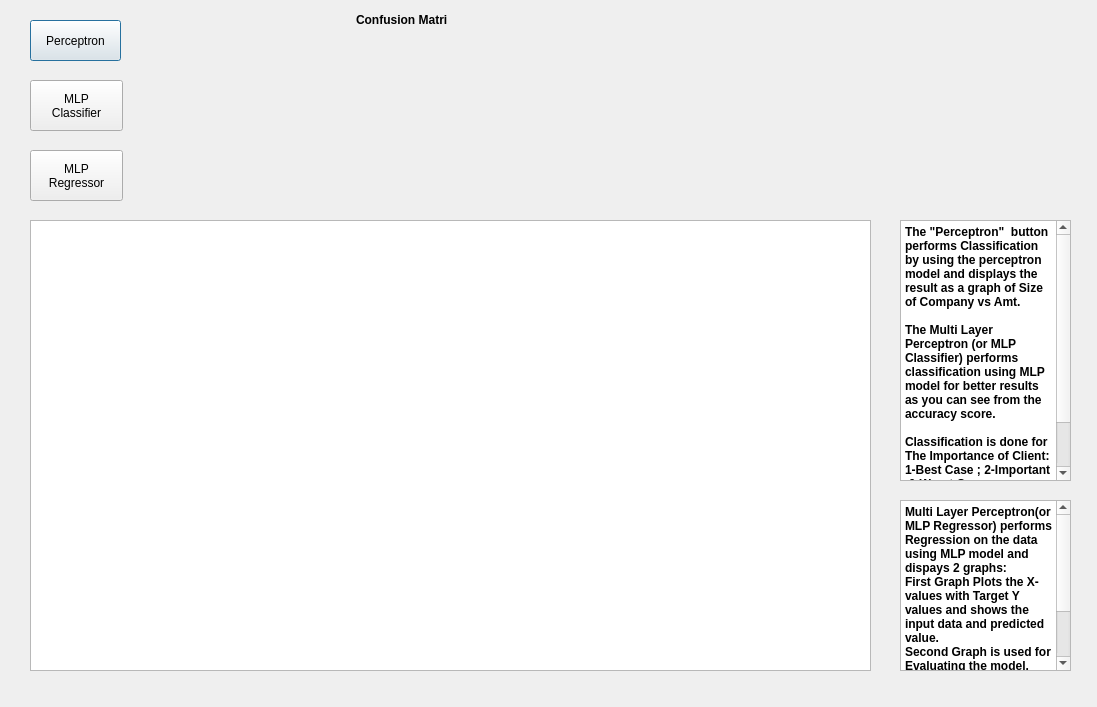
<?xml version="1.0" encoding="UTF-8"?>
<ui version="4.0">
 <class>Dialog</class>
 <widget class="QDialog" name="Dialog">
  <property name="geometry">
   <rect>
    <x>0</x>
    <y>0</y>
    <width>1097</width>
    <height>707</height>
   </rect>
  </property>
  <property name="windowTitle">
   <string>Dialog</string>
  </property>
  <property name="windowIcon">
   <iconset>
    <normaloff>../Pics/Electronics.ico</normaloff>../Pics/Electronics.ico</iconset>
  </property>
  <widget class="QPushButton" name="btnperceptron">
   <property name="geometry">
    <rect>
     <x>30</x>
     <y>20</y>
     <width>91</width>
     <height>41</height>
    </rect>
   </property>
   <property name="text">
    <string>Perceptron</string>
   </property>
  </widget>
  <widget class="QPushButton" name="btnnn">
   <property name="geometry">
    <rect>
     <x>30</x>
     <y>150</y>
     <width>93</width>
     <height>51</height>
    </rect>
   </property>
   <property name="text">
    <string>MLP
Regressor</string>
   </property>
  </widget>
  <widget class="QTableWidget" name="dgvnn">
   <property name="geometry">
    <rect>
     <x>30</x>
     <y>220</y>
     <width>841</width>
     <height>451</height>
    </rect>
   </property>
  </widget>
  <widget class="QLabel" name="lblcrosstab">
   <property name="geometry">
    <rect>
     <x>280</x>
     <y>50</y>
     <width>311</width>
     <height>141</height>
    </rect>
   </property>
   <property name="text">
    <string/>
   </property>
  </widget>
  <widget class="QLabel" name="lblcr">
   <property name="geometry">
    <rect>
     <x>630</x>
     <y>25</y>
     <width>431</width>
     <height>171</height>
    </rect>
   </property>
   <property name="text">
    <string/>
   </property>
  </widget>
  <widget class="QPushButton" name="btnmlp">
   <property name="geometry">
    <rect>
     <x>30</x>
     <y>80</y>
     <width>93</width>
     <height>51</height>
    </rect>
   </property>
   <property name="text">
    <string>MLP
Classifier</string>
   </property>
  </widget>
  <widget class="QPlainTextEdit" name="plainTextEdit">
   <property name="geometry">
    <rect>
     <x>900</x>
     <y>220</y>
     <width>171</width>
     <height>261</height>
    </rect>
   </property>
   <property name="font">
    <font>
     <weight>75</weight>
     <bold>true</bold>
    </font>
   </property>
   <property name="plainText">
    <string>The &quot;Perceptron&quot;  button performs Classification by using the perceptron model and displays the result as a graph of Size of Company vs Amt.

The Multi Layer Perceptron (or MLP Classifier) performs classification using MLP model for better results as you can see from the accuracy score.

Classification is done for The Importance of Client:
1-Best Case ; 2-Important ;0-Worst Case

</string>
   </property>
  </widget>
  <widget class="QPlainTextEdit" name="plainTextEdit_2">
   <property name="geometry">
    <rect>
     <x>900</x>
     <y>500</y>
     <width>171</width>
     <height>171</height>
    </rect>
   </property>
   <property name="font">
    <font>
     <weight>75</weight>
     <bold>true</bold>
    </font>
   </property>
   <property name="plainText">
    <string>Multi Layer Perceptron(or MLP Regressor) performs Regression on the data using MLP model and dispays 2 graphs:
First Graph Plots the X-values with Target Y values and shows the input data and predicted value.
Second Graph is used for Evaluating the model. The main idea is to avoid overfitting while Cost Function reaches MIN value </string>
   </property>
  </widget>
  <widget class="QLabel" name="label">
   <property name="geometry">
    <rect>
     <x>356</x>
     <y>10</y>
     <width>91</width>
     <height>20</height>
    </rect>
   </property>
   <property name="font">
    <font>
     <weight>75</weight>
     <bold>true</bold>
    </font>
   </property>
   <property name="text">
    <string>Confusion Matrix</string>
   </property>
  </widget>
 </widget>
 <resources/>
 <connections/>
</ui>
